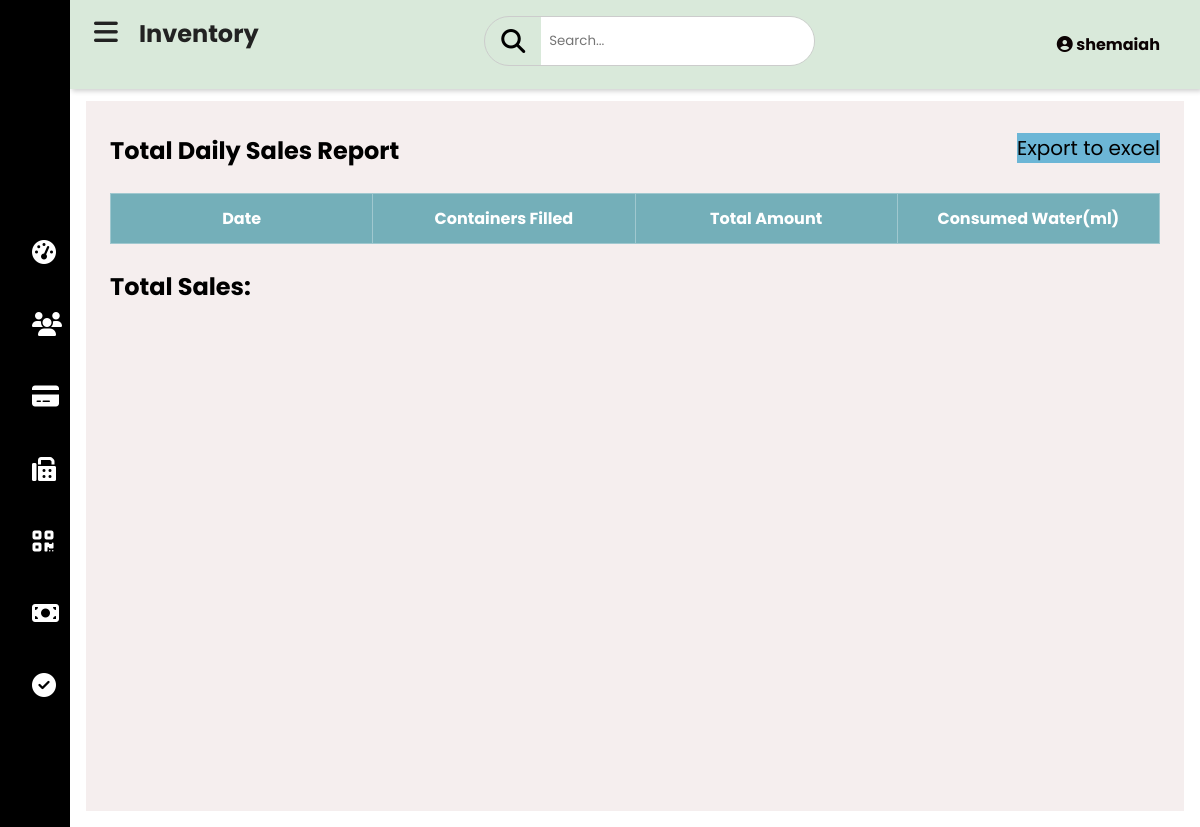
The app's page /inventory.php (signed in), older data.
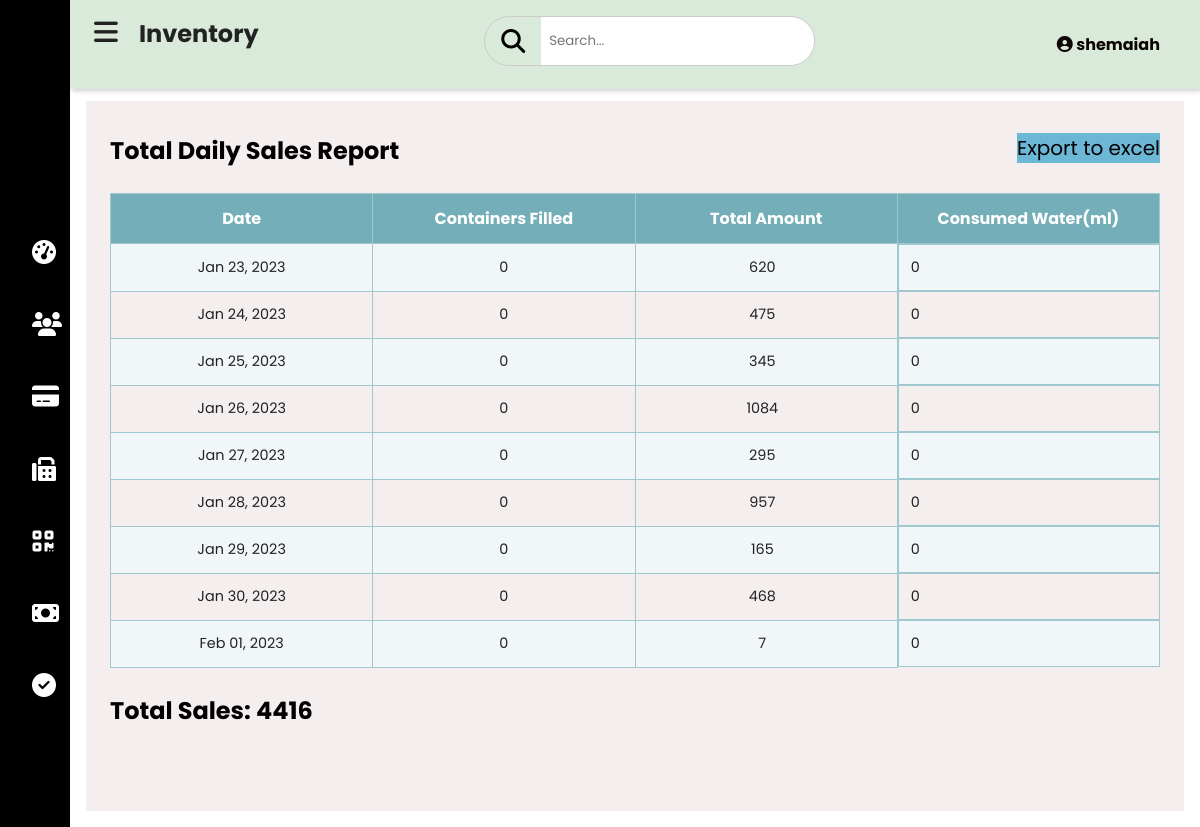
The same page, newer data.
### tables this page shows
CREATE TABLE `daily_amount` (
  `daily_amount_id` int(11) NOT NULL,
  `tx_date` varchar(30) DEFAULT NULL,
  `containers_filled` int(255) NOT NULL,
  `total_amount` int(255) NOT NULL,
  `total_volume` int(255) NOT NULL
);

### inventory.php (the view, shortened to what this page needs)
<?php
include("dashboard.php");
$id = $_SESSION['login_id'];
$query_admin_username = $pdo->prepare("SELECT * FROM login a INNER JOIN  admin b
ON a.admin_id = b.admin_id WHERE a.login_id = '$id'");
$query_admin_username->execute();
$row = $query_admin_username->fetch();
$username = $row['username'];
?>
<!DOCTYPE html>
<html>
<html lang="en">
<head>
  <link rel="stylesheet" href="css/inventory.css">
</head>
    <body>
    <div class="main-content">
      <header>
        <h2>
          <label for="nav-toggle">
            <span class="fas fa-bars"></span>
          </label>
          Inventory
        </h2>
        <div class="search-wrapper">
          <span class="fas fa-search"> </span>
          <input type="search" placeholder="Search..." />
        </div>
        <div class="user-wrapper">
        <div class="user-wrapper">
<div class="dropdown">
<h4 class="dropbtn"><i class="fas fa-user-circle"></i>&nbsp;<?php echo $username;?> </h4>
</div>
         </div>
        </div>
      </header>
     <main>
<div class="container">
	<div class="well-sm col-sm-12">
		<div class="btn-group pull-right">
			<form action="generate_excel.php" method="post">
				<button type="submit" id="export_data" name='export_data' value="Export to excel" class="btn btn-info">Export to excel</button>
			</form>
      <h2 >Total Daily Sales Report </h2>
<br>
      <table>
  <tr>
    <th>Date</th>
    <th>Containers Filled</th>
    <th>Total Amount</th>
    <th>Consumed Water(ml)</th>
  </tr>
<?php
$query = $pdo->prepare("SELECT * FROM daily_amount  " );
$query->execute();
while($rows = $query->fetch()){
  $tx_date  = $rows['tx_date']  ;
  $total = $rows['containers_filled'];
  $total_amount = $rows['total_amount'];
  $total_volume = $rows['total_volume'];
?>
<tr>
<td><?php echo date('M d, Y',strtotime($tx_date));?><br></td>
<td><?php echo   $total;?></td>
<td><?php echo  $total_amount;?> &nbsp; <br></td>
<td><?php echo  $total_volume;?></td>
<?php
}
  ?>
</table>
<?php
    $query_sum = $pdo->prepare("SELECT sum(total_amount) as total from daily_amount " );
    $query_sum->execute();
    $rows = $query_sum->fetch();
    $total = $rows['total'];
 ?>
 <br>
<h2> <td class="total" >Total  Sales: <?php echo $total;?></td></h2>
        </main>
    </body>
</html>

### dashboard.php (shortened to what this page needs)
<!DOCTYPE html>
<html>
<html lang="en">
<head>
  <link rel="stylesheet" href="css/dashboard.css">
  <link rel="stylesheet" href="https://cdnjs.cloudflare.com/ajax/libs/font-awesome/6.1.1/css/all.min.css">
</head>
    <body>
    <div class="sidebar">
        <div class="sidebar-brand">
          <h1> <span class="fab fa-"> </span> <span>Water Refilling Station</span>
          </h1>
        </div>
        <br> <br> <br> <br> <br>
        <div class="sidebar-menu">
          <ul>
            <li>
              <a href="index.php" class="">
              <h3>  <span class="fas fa-tachometer-alt"></span>
                <span>Dashboard</span> </h3>
              </a>
            </li>
            <li>
              <a href="registration.php">
              <h3>  <span class="fas fa-users" ></span>
                <span>Registration</span> </h3>
              </a>
            </li>
            <li>
              <a href="transaction.php">
              <h3>  <span class="	fa fa-credit-card"></span>
              <span>Transaction</span> </h3>
              </a>
            </li>
            <li>
              <a href="inventory.php">
               <h3> <span class="	fa fa-fax"></span>
                <span>Inventory</span> </h3>
              </a>
            </li>
            <li>
              <a href="qrcode.php">
               <h3> <span class="	fa fa-qrcode" style="font-size:24px"></span>
                <span>QR Codes</span> </h3>
              </a>
            </li>
            <li>
              <a href="price.php">
               <h3> <span class="	fa fa-money" ><i style="font-size:24px" class="fa">&#xf0d6;</i></span>
                <span>Price</span> </h3>
              </a>
            </li>
            <li>
              <a href="webcam.php">
               <h3> <span class="	fa fa-check-circle" ></span>
                <span>Status</span> </h3>
              </a>
            </li>
      </body>
</html>

### css/dashboard.css (style rules this page uses)
:root { --main-color: #11101d; --color-dark: #1D2231; --text-grey: #8390A2; }
* { padding: 0; margin: 0; box-sizing: border-box; list-style: none; text-decoration: none; font-family: 'Poppins' ,sans-serif; }
.sidebar { width: 345px; position: fixed; left: 0; top: 0; height: 100%; z-index: 100; background: var(--main-color); transition: width 300ms; background-color: black; }
.sidebar-brand { height: 90px; padding: 1rem 0rem 1rem 2rem; color: rgb(241, 231, 231); }
.sidebar-menu li { width: 100%; margin-bottom: 1.7rem; padding-left: 1rem; }
.sidebar-menu { margin-top: 1rem; }
.sidebar-menu a { padding-left: 1rem; display: block; color: #fff; font-size: 1.1rem; line-height: 45px; }
.sidebar-menu a span:first-child { font-size: 1.5rem; padding-right: 1rem; }
.main-content { transition: margin-left 300ms; margin-left: auto; }
header { background-color: #d9e9da; display: flex; justify-content: space-between; padding: 1rem 1.5rem; box-shadow: 2px 2px 5px rgba(0, 0, 0, 0.2); position: fixed; left: 345px; top:0; z-index: 100; width: calc(100% - 345px); transition: left 300ms; }
header h2 { color: #222; }
header label span { font-size: 1.7rem; padding-right: 1rem; }
.search-wrapper { border: solid 1px #ccc; border-radius: 30px; height: 50px; display: flex; align-items: center; overflow-x: hidden; }
.search-wrapper span { display: inline-block; padding: 0rem 1rem; font-size: 1.5rem; }
.search-wrapper input { height: 100%; padding: .5rem; border: none; outline: none; }
.user-wrapper { display: flex; align-items: center; }
.dropbtn { color: rgb(12, 3, 3); padding: 16px; font-size: 16px; border: none; cursor: pointer; }
.dropdown { position: relative; display: inline-block; }
main { margin-top: 85px; padding: 2rem 1.5rem; background: #f5eeee; min-height: calc(80vh - 90px); min-width: 500px; }
table { border-collapse: collapse; }
td { padding: .5rem 1rem ; font-size: .9rem ; color: #222; }
tr td:last-child { display: flex; align-items: center; }
@media only screen and (max-width: 1200px) { .sidebar { width: 70px ; } }
@media only screen and (max-width: 1200px) { .sidebar .sidebar-brand, .sidebar li { padding-left: 1rem; text-align: center; } }
@media only screen and (max-width: 1200px) { .main-content { margin-left: 70px; } }
@media only screen and (max-width: 1200px) { .main-content header { width: calc(100% - 70px); left:70px; } }

Row changes from the older to the newer data that the page shows:
added daily_amount: tx_date "Jan 23, 2023", containers_filled "0", total_amount "620", total_volume "0"
added daily_amount: tx_date "Jan 24, 2023", containers_filled "0", total_amount "475", total_volume "0"
added daily_amount: tx_date "Jan 25, 2023", containers_filled "0", total_amount "345", total_volume "0"
added daily_amount: tx_date "Jan 26, 2023", containers_filled "0", total_amount "1084", total_volume "0"
added daily_amount: tx_date "Jan 27, 2023", containers_filled "0", total_amount "295", total_volume "0"
added daily_amount: tx_date "Jan 28, 2023", containers_filled "0", total_amount "957", total_volume "0"
added daily_amount: tx_date "Jan 29, 2023", containers_filled "0", total_amount "165", total_volume "0"
added daily_amount: tx_date "Jan 30, 2023", containers_filled "0", total_amount "468", total_volume "0"
added daily_amount: tx_date "Feb 01, 2023", containers_filled "0", total_amount "7", total_volume "0"
Text that changed along with them:
$total: (not shown) → "4416"
